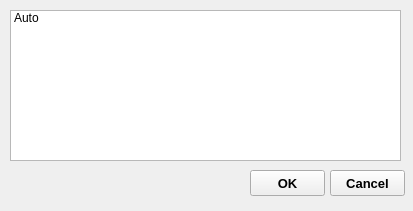
<?xml version="1.0" encoding="UTF-8"?>
<ui version="4.0">
 <class>Create_New</class>
 <widget class="QWidget" name="Create_New">
  <property name="geometry">
   <rect>
    <x>0</x>
    <y>0</y>
    <width>413</width>
    <height>211</height>
   </rect>
  </property>
  <property name="windowTitle">
   <string>Prototype</string>
  </property>
  <property name="windowIcon">
   <iconset>
    <normaloff>Logo/logo.ico</normaloff>Logo/logo.ico</iconset>
  </property>
  <widget class="QListWidget" name="listWidget">
   <property name="geometry">
    <rect>
     <x>10</x>
     <y>10</y>
     <width>391</width>
     <height>151</height>
    </rect>
   </property>
   <item>
    <property name="text">
     <string>Auto</string>
    </property>
   </item>
  </widget>
  <widget class="QPushButton" name="b_OK">
   <property name="geometry">
    <rect>
     <x>250</x>
     <y>170</y>
     <width>75</width>
     <height>26</height>
    </rect>
   </property>
   <property name="font">
    <font>
     <pointsize>10</pointsize>
     <bold>true</bold>
    </font>
   </property>
   <property name="text">
    <string>OK</string>
   </property>
  </widget>
  <widget class="QPushButton" name="b_Cancel">
   <property name="geometry">
    <rect>
     <x>330</x>
     <y>170</y>
     <width>75</width>
     <height>26</height>
    </rect>
   </property>
   <property name="font">
    <font>
     <pointsize>10</pointsize>
     <bold>true</bold>
    </font>
   </property>
   <property name="text">
    <string>Cancel</string>
   </property>
  </widget>
 </widget>
 <resources/>
 <connections/>
</ui>
